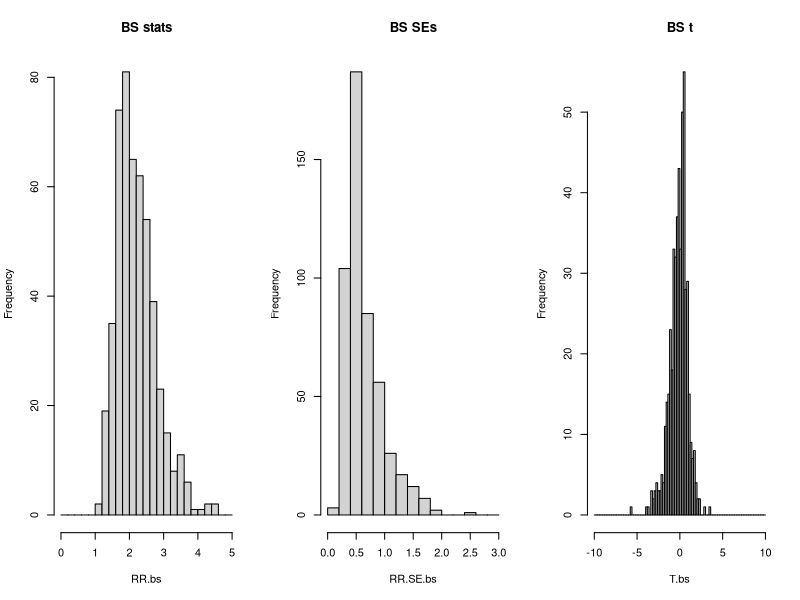
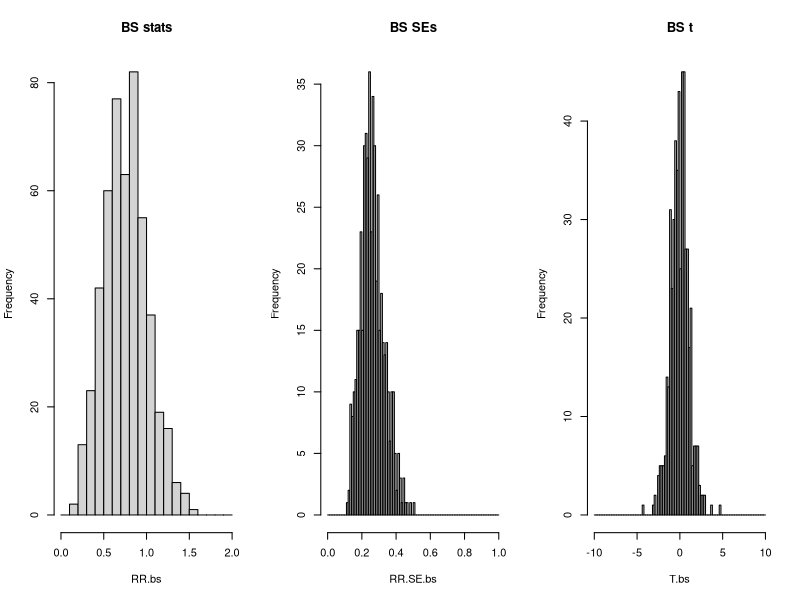

R code for these plots, in order:
## ---- chunk 1
set.seed(10)
B = 500
M=10

#these are our first bs samples
highbp.bs <- rbinom(B, 3338, 0.0165)  # print this to see what it looks like!
lowbp.bs <- rbinom(B, 2676, 0.0078)

RR.bs <- c((highbp.bs/3338)/(lowbp.bs/2676))  # this should be a vector B long
  
RR.SE.bs <- c()  # will eventually be a vector that is B long

for(b in 1:B){
  highbp.bsbs <- rbinom(M, 3338, highbp.bs[b]/3338) #BS from each BS sample
  lowbp.bsbs <- rbinom(M, 2676, lowbp.bs[b]/2676)  #BS from each BS sample
  
  RR.bsbs <- (highbp.bsbs/3338)/(lowbp.bsbs/2676)
  
  RR.SE.bs <- c(RR.SE.bs, sd(RR.bsbs)) # keep the SE of the statistic from the double BS
  
}

T.bs <- (RR.bs-0.0165/0.0078)/RR.SE.bs

###### Histograms
par(mfrow=c(1,3))
hist(RR.bs, main="BS stats", breaks=seq(0,5,0.2))
hist(RR.SE.bs, main="BS SEs", breaks=seq(0,3,0.2))
hist(T.bs, main="BS t", breaks=seq(-10,10,0.2))

####### CIs
#normal CI
c("2.5%"=(0.0165/0.0078) #sample stat 
- qnorm(0.975) * sd(RR.bs) #normal quantile and BS SE
  , "97.5%"=(0.0165/0.0078) + qnorm(0.975) * sd(RR.bs))

#t CI
c("2.5%"=(0.0165/0.0078) #sample stat 
- quantile(T.bs, 0.975, names=FALSE) * sd(RR.bs) #t quantile and BS SE
  , "97.5%"=(0.0165/0.0078) - quantile(T.bs, 0.025, names=FALSE) * sd(RR.bs))

#percentile CI
c("2.5%"=quantile(RR.bs, 0.025, names=FALSE), "97.5%"=quantile(RR.bs, 0.975, names=FALSE))
## ---- chunk 2
set.seed(10)
B = 500
M=10

#these are our first bs samples
highbp.bs <- rbinom(B, 3338, 0.0165)  # print this to see what it looks like!
lowbp.bs <- rbinom(B, 2676, 0.0078)

RR.bs <- c(log((highbp.bs/3338)/(lowbp.bs/2676)))  # this should be a vector B long
  
RR.SE.bs <- c()  # will eventually be a vector that is B long

for(b in 1:B){
  highbp.bsbs <- rbinom(M, 3338, highbp.bs[b]/3338) #BS from each BS sample
  lowbp.bsbs <- rbinom(M, 2676, lowbp.bs[b]/2676)  #BS from each BS sample
  
  RR.bsbs <- log(highbp.bsbs/3338/(lowbp.bsbs/2676))
  
  RR.SE.bs <- c(RR.SE.bs, sd(RR.bsbs)) # keep the SE of the statistic from the double BS
  
}

T.bs <- (RR.bs-log(0.0165/0.0078))/RR.SE.bs

###### Histograms
par(mfrow=c(1,3))
hist(RR.bs, main="BS stats", breaks=seq(0, 2, 0.1))
hist(RR.SE.bs, main="BS SEs", breaks=seq(0,1,0.01))
hist(T.bs, main="BS t", breaks=seq(-10,10,0.2))

####### CIs
#normal CI
c("2.5%"=log(0.0165/0.0078) #sample stat 
- qnorm(0.975) * sd(RR.bs) #normal quantile and BS SE
  , "97.5%"=log(0.0165/0.0078) + qnorm(0.975) * sd(RR.bs))

#t CI
c("2.5%"=log(0.0165/0.0078) #sample stat 
- quantile(T.bs, 0.975, names=FALSE) * sd(RR.bs) #t quantile and BS SE
  , "97.5%"=log(0.0165/0.0078) - quantile(T.bs, 0.025, names=FALSE) * sd(RR.bs))

#percentile CI
c("2.5%"=quantile(RR.bs, 0.025, names=FALSE), "97.5%"=quantile(RR.bs, 0.975, names=FALSE))
